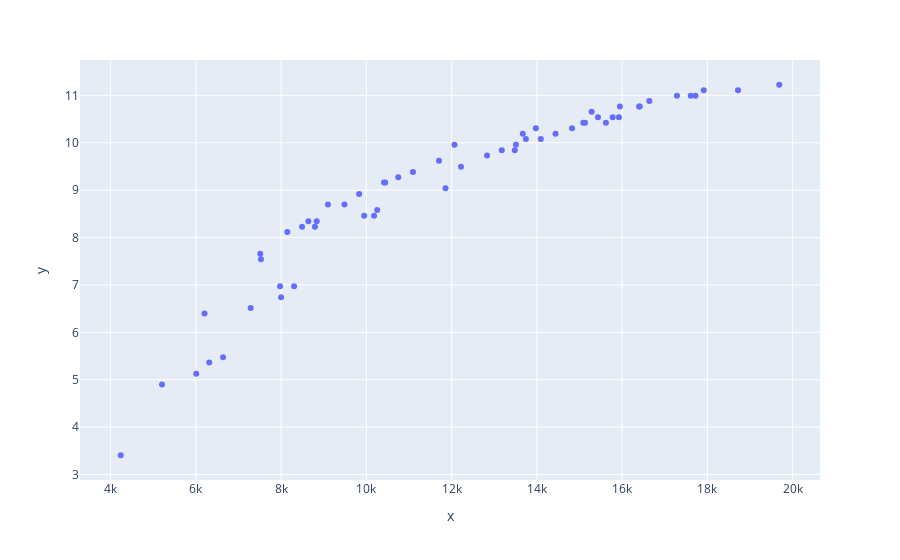

Notebook code for this chart:
### Code cell
px.scatter(x=df_3p_cc.Mass, y=df_3p_cc.RT)
